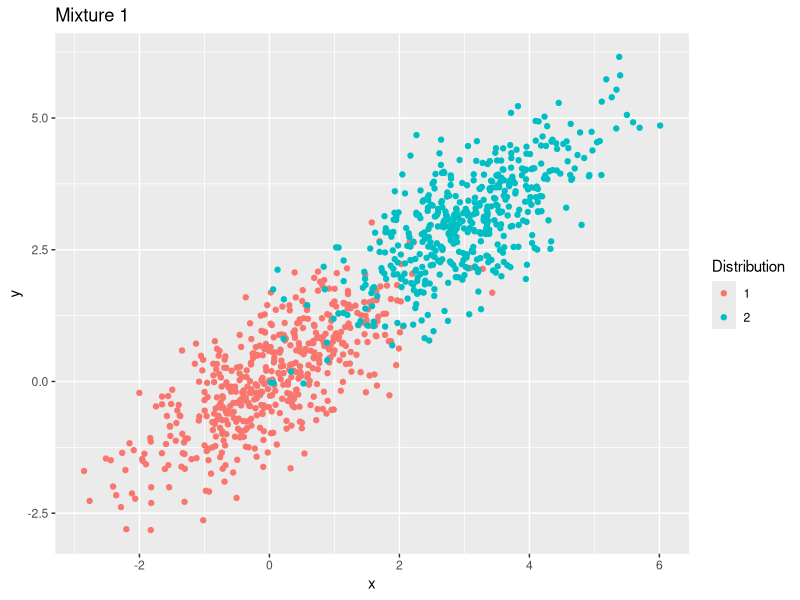
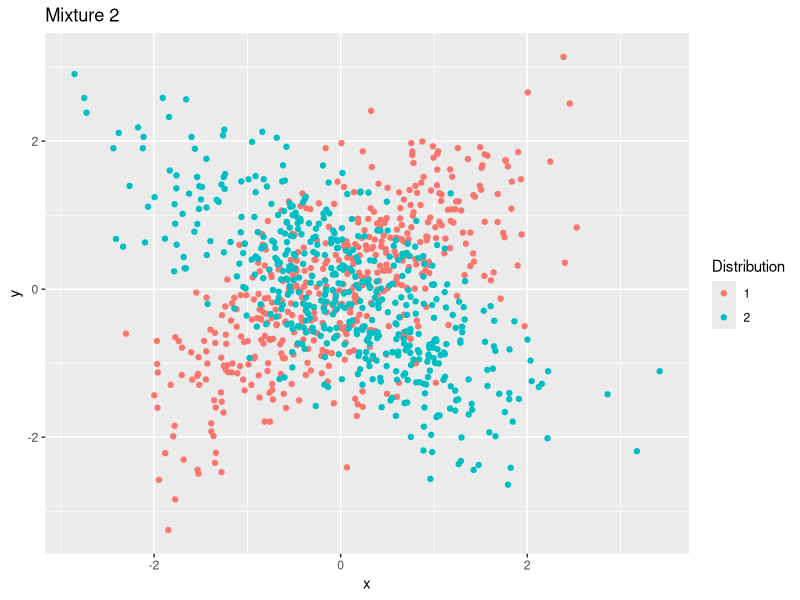
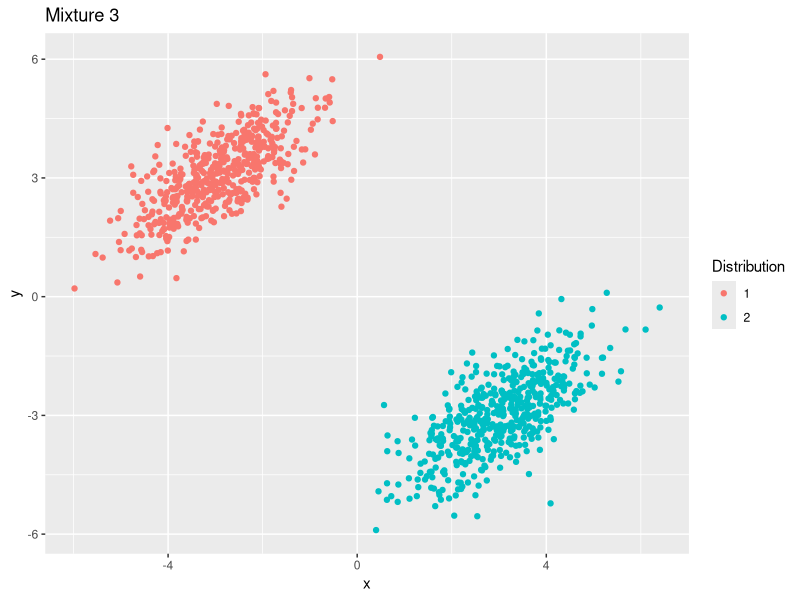
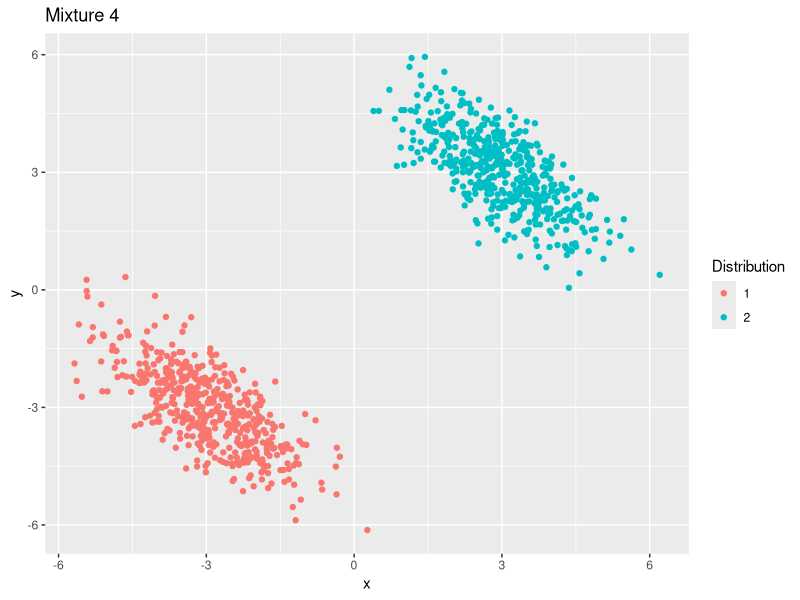

The R source for these figures, in order:
library(ggplot2)
library(mvtnorm)


bivar <- function(pi, mu1, sigma1, mu2, sigma2) {
  ## pi: weight for the first population (there are only two populations!)
  ## mu1: mean vector for pop1
  ## sigma1: covariance matrix for pop1
  ## mu2: mean vector for pop2
  ## sigma2: covariance matrix for pop2
  
  # Compute the mean vector
  mu = pi * mu1 + (1-pi) * mu2
  
  # Compute the covariance matrix
  sigma = pi * (sigma1 + mu1 %*% t(mu1)) + (1-pi) * (sigma2 + mu2 %*% t(mu2)) - mu %*% t(mu)
  
  # Compute the correlation matrix
  
  rho <- sigma
  rho[1,1] <- rho[1,1] / sigma[1,1]
  rho[1,2] <- rho[1,2] / (sqrt(sigma[1,1] * sigma[2,2]))
  rho[2,1] <- rho[2,1] / (sqrt(sigma[1,1] * sigma[2,2]))
  rho[2,2] <- rho[2,2] / sigma[2,2]
  
  out <- list("mean"=mu, "cov"=sigma, "corr"=rho)
  return(out)
}

sample <- function(size, pi, mu1, sigma1, mu2, sigma2) {
  pop1 <- sum(runif(size) < pi)
  pop1 <- ceiling(pop1)
  pop2 <- size - pop1

  s1 <- rmvnorm(pop1, mean=mu1, sigma=sigma1)
  s2 <- rmvnorm(pop2, mean=mu2, sigma=sigma2)
  
  x <- c(s1[,1], s2[,1])
  y <- c(s1[,2], s2[,2])
  
  outcolor <- c(rep(1,pop1), rep(2, pop2))
  out <- data.frame(xx=x, yy=y, color=outcolor)
}



# 1.
pi <- 0.5
mu1 <- c(0,0)
mu2 <- c(3,3)
sigma1 <- matrix(data = c(1, .7, .7, 1), nrow=2, byrow=T)
sigma2 <- matrix(data = c(1, .7, .7, 1), nrow=2, byrow=T)

one <- bivar(pi, mu1, sigma1, mu2, sigma2)
one

z <- sample(1000, pi, mu1, sigma1, mu2, sigma2)
aa <- ggplot(data=z) + geom_point(aes(x=xx, y=yy, colour=factor(color))) + xlab("x") + ylab("y")
aa <- aa + ggtitle("Mixture 1") + labs(colour="Distribution")
aa

# 2.
pi <- 0.5
mu1 <- c(0,0)
mu2 <- c(0,0)
sigma1 <- matrix(data = c(1, .7, .7, 1), nrow=2, byrow=T)
sigma2 <- matrix(data = c(1, -.7, -.7, 1), nrow=2, byrow=T)

two <- bivar(pi, mu1, sigma1, mu2, sigma2)
two

z <- sample(1000, pi, mu1, sigma1, mu2, sigma2)
aa <- ggplot(data=z) + geom_point(aes(x=xx, y=yy, colour=factor(color))) + xlab("x") + ylab("y")
aa <- aa + ggtitle("Mixture 2") + labs(colour="Distribution")
aa

# 3.
pi <- 0.5
mu1 <- c(-3,3)
mu2 <- c(3,-3)
sigma1 <- matrix(data = c(1, .7, .7, 1), nrow=2, byrow=T)
sigma2 <- matrix(data = c(1, .7, .7, 1), nrow=2, byrow=T)

three <- bivar(pi, mu1, sigma1, mu2, sigma2)
three

z <- sample(1000, pi, mu1, sigma1, mu2, sigma2)
aa <- ggplot(data=z) + geom_point(aes(x=xx, y=yy, colour=factor(color))) + xlab("x") + ylab("y")
aa <- aa + ggtitle("Mixture 3") + labs(colour="Distribution")
aa

# 4.
pi <- 0.5
mu1 <- c(-3,-3)
mu2 <- c(3,3)
sigma1 <- matrix(data = c(1, -.7, -.7, 1), nrow=2, byrow=T)
sigma2 <- matrix(data = c(1, -.7, -.7, 1), nrow=2, byrow=T)

four <- bivar(pi, mu1, sigma1, mu2, sigma2)
four

z <- sample(1000, pi, mu1, sigma1, mu2, sigma2)
aa <- ggplot(data=z) + geom_point(aes(x=xx, y=yy, colour=factor(color))) + xlab("x") + ylab("y")
aa <- aa + ggtitle("Mixture 4") + labs(colour="Distribution")
aa

#####################################
#####################################
#####################################

















